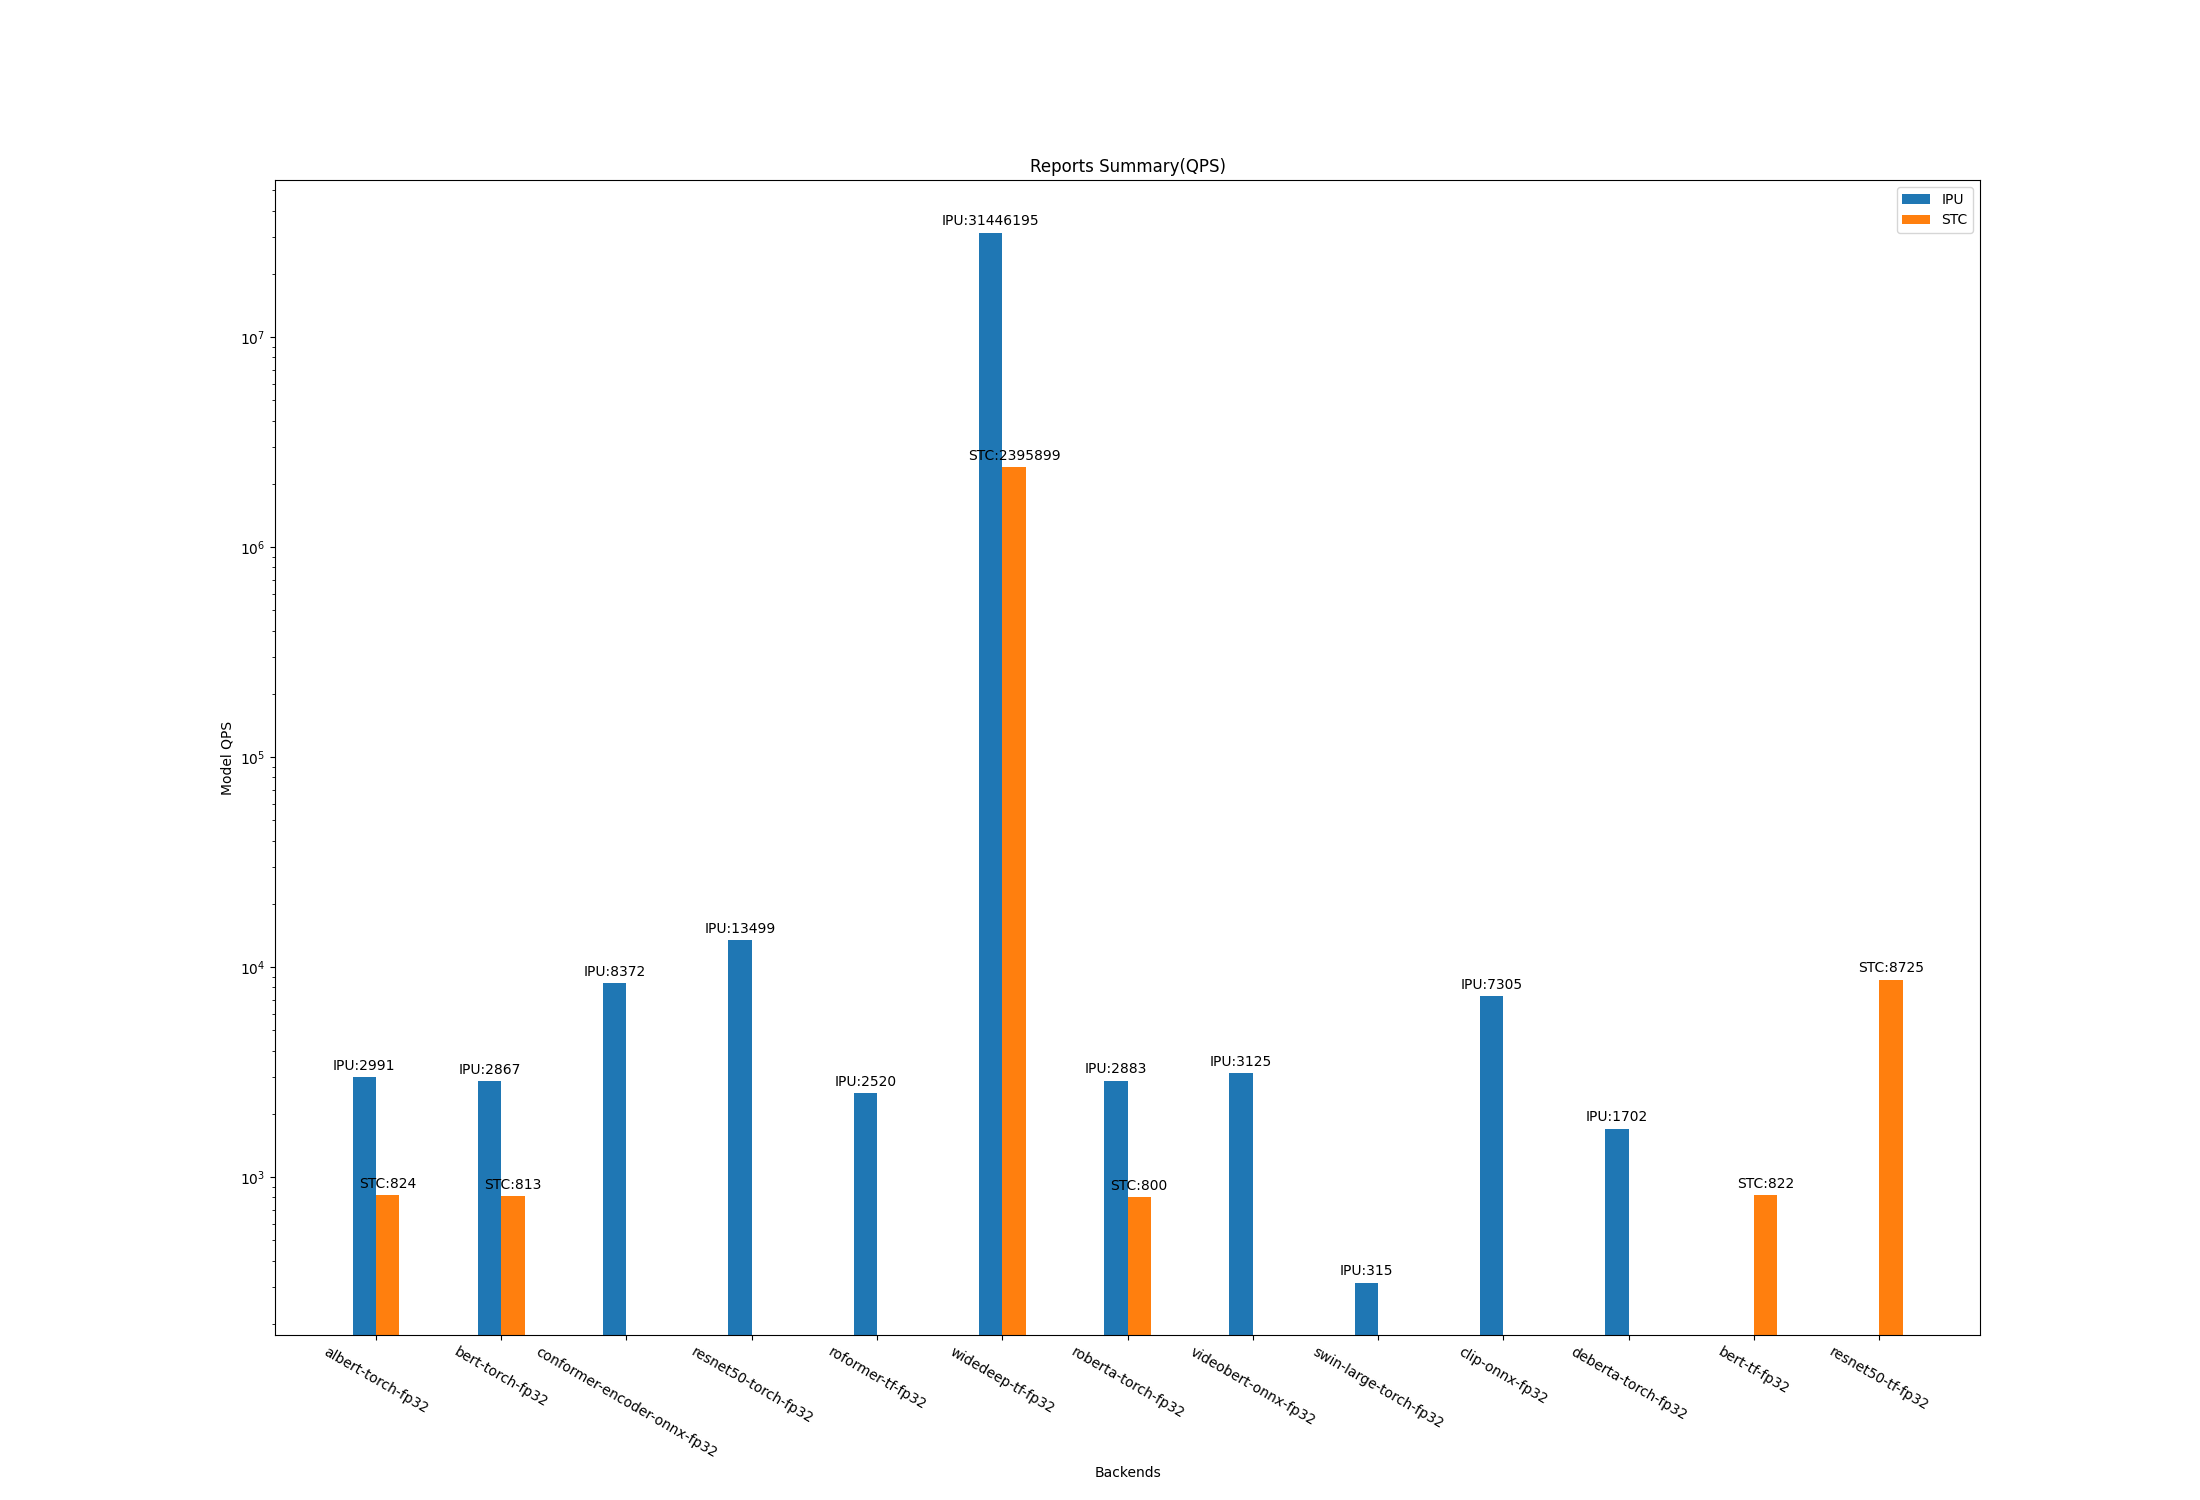

This figure's Python source:
# Copyright 2023 ByteDance and/or its affiliates.
#
# Licensed under the Apache License, Version 2.0 (the "License");
# you may not use this file except in compliance with the License.
# You may obtain a copy of the License at
#
#     http://www.apache.org/licenses/LICENSE-2.0
#
# Unless required by applicable law or agreed to in writing, software
# distributed under the License is distributed on an "AS IS" BASIS,
# WITHOUT WARRANTIES OR CONDITIONS OF ANY KIND, either express or implied.
# See the License for the specific language governing permissions and
# limitations under the License.

import os
import sys
import json
import numpy as np
import matplotlib.pyplot as plt

'''
labels : x轴坐标标签序列
datas : 数据集, 二维列表, 要求列表每个元素的长度必须与labels的长度一致
tick_step : 默认x轴刻度步长为1, 通过tick_step可调整x轴刻度步长。
group_gap : 柱子组与组之间的间隙，最好为正值，否则组与组之间重叠
bar_gap : 每组柱子之间的空隙, 默认为0, 每组柱子紧挨，正值每组柱子之间有间隙，负值每组柱子之间重叠
'''
def create_multi_bars(summary):  
    tick_step = 8
    group_gap = 5
    bar_gap = 0
    labels = []
    datas = []
    backends = []

    for name in summary.keys():
        labels.append(name)

    backends = list(summary[labels[0]].keys())

    for item in summary.values():
        for idx, qps in enumerate(item.values()):
            if idx == len(datas):
                datas.append([qps])
            else:
                datas[idx].append(qps)

    # ticks为x轴刻度
    ticks = np.arange(len(labels)) * tick_step
    # group_num为数据的组数，即每组柱子的柱子个数
    group_num = len(datas)
    # group_width为每组柱子的总宽度，group_gap 为柱子组与组之间的间隙。
    group_width = tick_step - group_gap
    # bar_span为每组柱子之间在x轴上的距离，即柱子宽度和间隙的总和
    bar_span = group_width / group_num
    # bar_width为每个柱子的实际宽度
    bar_width = bar_span - bar_gap
    # baseline_x为每组柱子第一个柱子的基准x轴位置，随后的柱子依次递增bar_span即可
    baseline_x = ticks - (group_width - bar_span) / 2
    
    def autolabel(backend, rects):
        """在*rects*中的每个柱状条上方附加一个文本标签，显示其高度"""
        for rect in rects:
            height = rect.get_height()
            plt.annotate('{}:{}'.format(backend,height),
                        xy=(rect.get_x() + rect.get_width() / 2, height),
                        xytext=(0, 3),  # 3点垂直偏移
                        textcoords="offset points",
                        ha='center', va='bottom')
        
    plt.figure(figsize=(22, 15))
    for index, y in enumerate(datas):
        rects = plt.bar(baseline_x + index*bar_span, y, bar_width, label=backends[index])
        autolabel(backends[index], rects)

    # x轴刻度标签位置与x轴刻度一致
    plt.xticks(ticks, labels, rotation=330)

    plt.legend()
    plt.xlabel('Backends')
    plt.ylabel('Model QPS')
    plt.yscale('log')
    plt.title('Reports Summary(QPS)')
    
    plt.savefig("general_perf/reports/reports_summary.png", dpi=100)

def get_best_qps(backend, report_name):
    if not os.path.exists('general_perf/reports/' + backend + '/' + report_name + "/result.json"):
        return 0
        
    with open('general_perf/reports/' + backend + '/' + report_name + "/result.json",  'r') as f:
        report_info = json.load(f)
        all_qps= report_info['Performance']
        best_qps = 0
        for qps in all_qps:
            if qps['QPS'] > best_qps:
                best_qps = qps['QPS']
        return int(best_qps)

def reports_summary():
    all_backends = []
    for file in os.listdir('general_perf/reports'):
        if os.path.isdir(os.path.join('general_perf/reports', file)):
            all_backends.append(file)

    all_reports_names = []
    for backend in all_backends:
        for report_name in os.listdir('general_perf/reports/' + backend):
            if report_name not in all_reports_names:
                all_reports_names.append(report_name)

    summary = {}
    for name in all_reports_names:
        summary[name] = {key : 0 for key in all_backends}
    
    for report_name in summary.items():
        for backend in report_name[1].keys():
            best_qps = get_best_qps(backend, report_name[0])
            summary[report_name[0]][backend] = best_qps
    
    create_multi_bars(summary)


if __name__ == "__main__":
    reports_summary()
